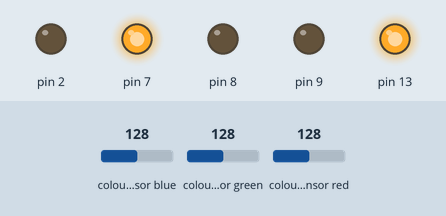
Bench run of a sketch on a simulated Arduino Uno, built with avr-gcc and run on an emulated ATmega328P. Shown: output pins drawn as LEDs (lit = HIGH). Wiring (inferred from the names in the program): TCS3200 colour sensor: output pin 4; S2 pin 11; S3 pin 12. The inputs (shaded band) are chosen by the test bench; at power-on: colour sensor blue 128, colour sensor green 128, colour sensor red 128. Pins used as bus, display or sensor lines are not drawn; what the sketch prints to the serial monitor is not drawn.

Above: at 0.1 s.
Timing chart, 0 to 1.6 s (numbered marks = the images above):
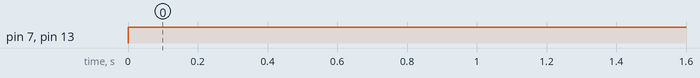

The sketch:

Color_init.ino
```cpp
int S2= 11;
int S3= 12;
int outPin = 4;

int rColorStrength;
int gColorStrength;
int bColorStrength;


unsigned int pulseWidth;


void setup() {
  Serial.begin(9600);
  pinMode(S2,OUTPUT);
  pinMode(S3,OUTPUT);
  pinMode(outPin,INPUT);
  pinMode(13,OUTPUT);
  pinMode(2,OUTPUT);
  pinMode(7,OUTPUT);
  pinMode(8,OUTPUT);
  pinMode(9,OUTPUT);

}

void loop() {
   digitalWrite(13,HIGH);
  //RED- S2: low, S3: low
  digitalWrite(S2,LOW);
  digitalWrite(S3,LOW);

  pulseWidth = pulseIn(outPin, LOW);

  rColorStrength = pulseWidth;///400. -1;
  //rColorStrength = (255- rColorStrength);
  //


  //GREEN- S2: High, S3: High
  digitalWrite(S2,HIGH);
  digitalWrite(S3,HIGH);

  pulseWidth = pulseIn(outPin, LOW);

  gColorStrength = pulseWidth;///400. -1;
  //gColorStrength = (255- gColorStrength);
  //


  //BLUE- S2: Low, S3: High
  digitalWrite(S2,LOW);
  digitalWrite(S3,HIGH);

  pulseWidth = pulseIn(outPin, LOW);

   bColorStrength = pulseWidth;///400. -1;
  //bColorStrength = (255- bColorStrength);
  //


 if(rColorStrength>=1200 && gColorStrength>=1200 && bColorStrength>=1200){
  digitalWrite(7,HIGH);
  digitalWrite(8,LOW);
  analogWrite(9,40);
  delay(250);
  analogWrite(9,0);
  }
 else{
  digitalWrite(7,HIGH);
  digitalWrite(8,LOW);
  analogWrite(9,0);
  }
 if(rColorStrength<=1000 && gColorStrength>=1200 && bColorStrength>=1200)
 {
  digitalWrite(2,HIGH);
  delay(2000);
  digitalWrite(2,LOW);
  delay(2000);

 }else{
  digitalWrite(2,LOW);
 }


 Serial.print(rColorStrength);
 Serial.print(" , ");
 Serial.print(gColorStrength);
 Serial.print(" , ");
 Serial.print(bColorStrength);
 Serial.println("");
 delay(100);
}
```

Measured:
- by itself, pin 7, pin 13: LOW → HIGH at 0.00 s
